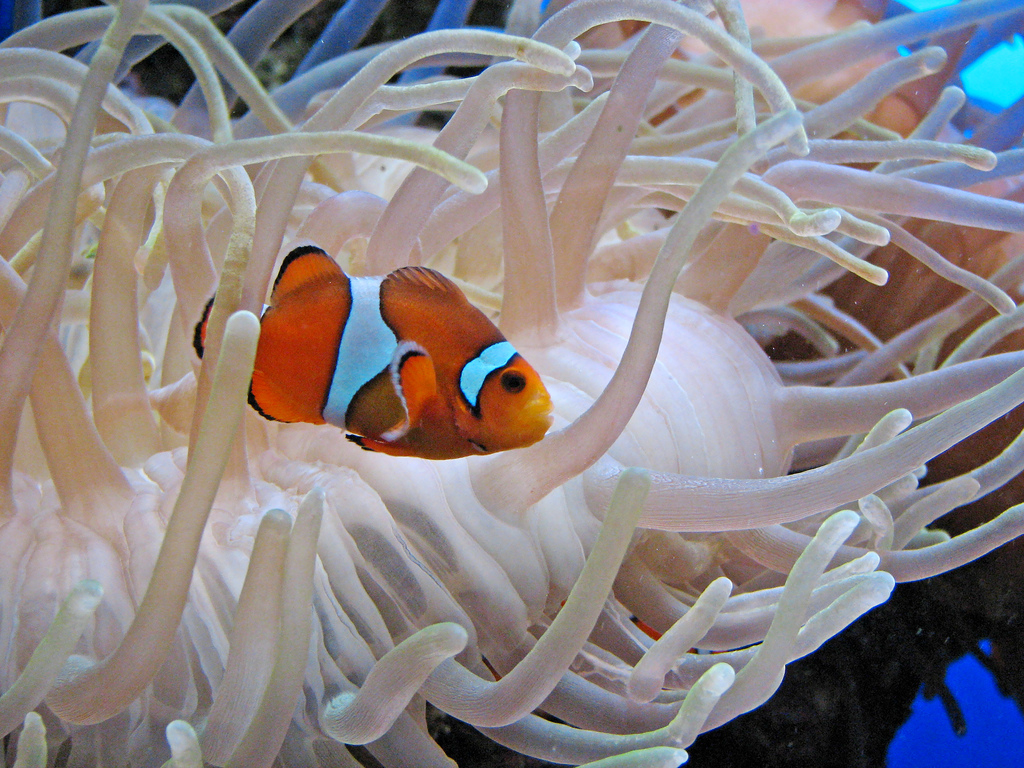
%> input picture Code/matlab/COV/fish.png, 1024 x 768 px
$ octave --eval "result = GetCOV('fish.png');"   (GNU Octave 9; MATLAB toolbox functions it lacks are replaced by stand-ins)
%> lines starting %> are read from the running program, lines starting %| are printed output that depends on the picture
### Code/matlab/COV/saliencymap.m
function salmapSmooth = saliencymap(imfile, options)
%> called with imfile = 'fish.png'

salSize   = options.size;
ratio     = options.quantile;
modeltype = options.modeltype;

% read image
disp('Reading image.');
g = double(imread(imfile));
[height, width, ch] = size(g);
%> height = 768; width = 1024; ch = 3
Img = g;

%resize the original image
if height > width
    Img = imresize(g, [salSize salSize]);
else
    Img = imresize(g, [salSize salSize]);
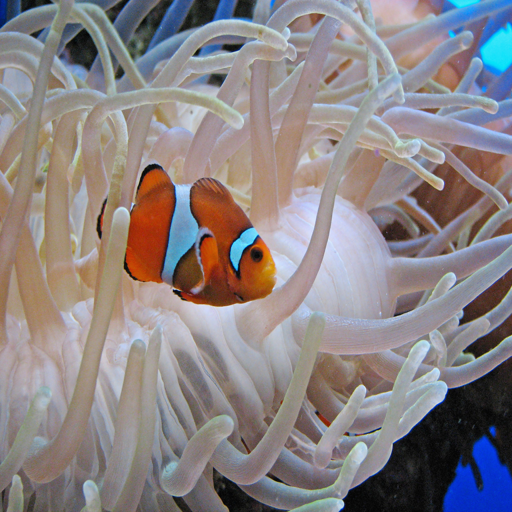
%> Img: size 512x512x3 double; mean R, G, B 138.9, 131.5, 133.7; drawn with min black and max white
end

Img = Img + 2.0*randn(size(Img));
[height, width, ch] = size(Img);
%> height = 512; width = 512

% Extract visual features
disp('Extracting image features..');
I = (Img(:,:,1)+Img(:,:,2)+Img(:,:,3))/3;
d = [-1 0 1];
Iy = imfilter(I,d,'symmetric','same','conv');
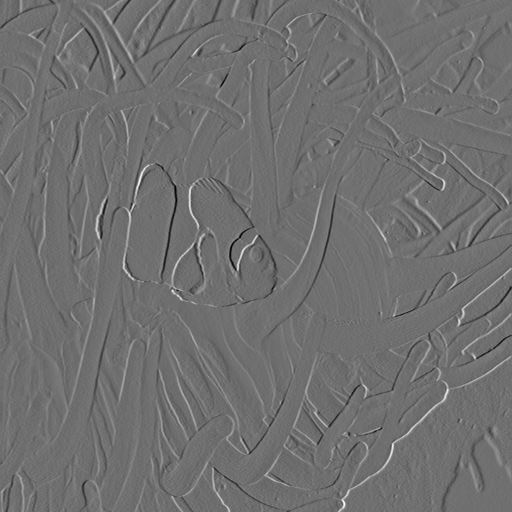
%> Iy: size 512x512 double; min -159.3, max 203.1, mean 0.1; drawn with min black and max white
Ix = imfilter(I,d','symmetric','same','conv');
[L, a, b] = RGB2Lab(Img);
[s2, s1] = meshgrid(1:width,1:height);

F = zeros(height,width,5);
F(:,:,1) = L;
F(:,:,2) = a;
F(:,:,3) = b;
F(:,:,4) = abs(Ix);
F(:,:,5) = abs(Iy);
F(:,:,6) = s1;
F(:,:,7) = s2;

% Calculate integral images for fast computation of covariance
disp('Calculating integral images...');
fiimage = integralimage(F);
fsoiimage = sointegralimage(F);

disp('Computing saliency map....');
patch_sizes = salSize * 2.^(-6:-2);
k=1;
m=3;
for ki=patch_sizes
    disp(['scale: ',num2str(k),'/5']);
    ld = [];
    for i=1:ki:height-ki+1
        for j=1:ki:width-ki+1
            x2=j;
            y2=i;
            x3=min(width,j+ki);
            y3=min(height,i+ki);

            [Cov1 M1] = iicov(fiimage, fsoiimage, [y2 x2], [y3 x3]);

            if strcmp(modeltype,'SigmaPoints')
                covC = Cov1 + 0.001*eye(size(Cov1));
                covC = 2*(size(covC,1)+0.1)*covC;
                L = chol(covC);

                li = L(:);
                for kk=1:size(covC,1)*size(covC,1)
                    li(kk) = li(kk)+M1(mod(kk-1,size(covC,1))+1);
                end
                lj = L(:);
                for kk=1:size(covC,1)*size(covC,1)
                    lj(kk) = M1(mod(kk-1,size(covC,1))+1)-lj(kk);
                end
                resRef = [M1 li' lj'];
            end

            d = [];
            for ii=max(1,i-m*ki):ki:min(height,i+m*ki)
                for jj=max(1,j-m*ki):ki:min(width,j+m*ki)
                    if ii==i && jj==j
                        continue;
                    end

                    x2=jj;
                    y2=ii;
                    x3=min(width,jj+ki);
                    y3=min(height,ii+ki);

                    [Cov2 M2] = iicov(fiimage, fsoiimage, [y2 x2], [y3 x3]);
                    if strcmp(modeltype,'CovariancesOnly')
                        d = [d; covdist(Cov1, Cov2)/(1+norm([i-ii,j-jj]))];
                    elseif strcmp(modeltype,'SigmaPoints')
                        covC = Cov2 + 0.001*eye(size(Cov2));
                        covC = 2*(size(covC,1)+0.1)*covC;
                        L = chol(covC);
                        li = L(:);
                        for kk=1:size(covC,1)*size(covC,1)
                            li(kk) = li(kk)+M2(mod(kk-1,size(covC,1))+1);
                        end
                        lj = L(:);
                        for kk=1:size(covC,1)*size(covC,1)
                            lj(kk) = M2(mod(kk-1,size(covC,1))+1)-lj(kk);
                        end
                        resRef2 = [M2 li' lj'];

                        d = [d; norm(resRef - resRef2)/(1+norm([i-ii,j-jj]))];
                    end
                end
            end
            dummy = sort(d,'ascend');
            if options.centerBias==1
                S{k}.map(floor(i/ki)+1,floor(j/ki)+1) = (1-norm([i+ki/2-(0.5*salSize),j+ki/2-(0.5*salSize)])/norm([1-(0.5*salSize),1-(0.5*salSize)]))*sum(dummy(1:floor(length(d)*ratio))/floor(length(d)*ratio));
            else
                S{k}.map(floor(i/ki)+1,floor(j/ki)+1) = sum(dummy(1:floor(length(d)*ratio))/floor(length(d)*ratio));
            end
        end
    end
    k=k+1;
end

salmap = ones(size(height,width));
k=1;
for ki=patch_sizes
    salmap = salmap .* imresize(S{k}.map,[height,width]);
    k = k+1;
end

[height, width, ch] = size(g);
salmap = imresize(salmap, [height, width] , 'bilinear');

disp('Smoothing saliency map.....');
kSize = size(g,2)*0.02;
salmapSmooth = imfilter(salmap, fspecial('gaussian', round([kSize, kSize]*4), kSize));

### Code/matlab/COV/RGB2Lab.m
function [L,a,b] = RGB2Lab(R,G,B)
%RGB2LAB Convert an image from RGB to CIELAB
%
% function [L, a, b] = RGB2Lab(R, G, B)
% function [L, a, b] = RGB2Lab(I)
% function I = RGB2Lab(...)
%
% RGB2Lab takes red, green, and blue matrices, or a single M x N x 3 image,
% and returns an image in the CIELAB color space.  RGB values can be
% either between 0 and 1 or between 0 and 255.  Values for L are in the
% range [0,100] while a and b are roughly in the range [-110,110].  The
% output is of type double.
%
% This transform is based on ITU-R Recommendation BT.709 using the D65
% white point reference. The error in transforming RGB -> Lab -> RGB is
% approximately 10^-5.
%
% See also LAB2RGB.

% By Mark Ruzon from C code by Yossi Rubner, 23 September 1997.
% Updated for MATLAB 5 28 January 1998.
% Updated for MATLAB 7 30 March 2009.

if nargin == 1
  B = double(R(:,:,3));
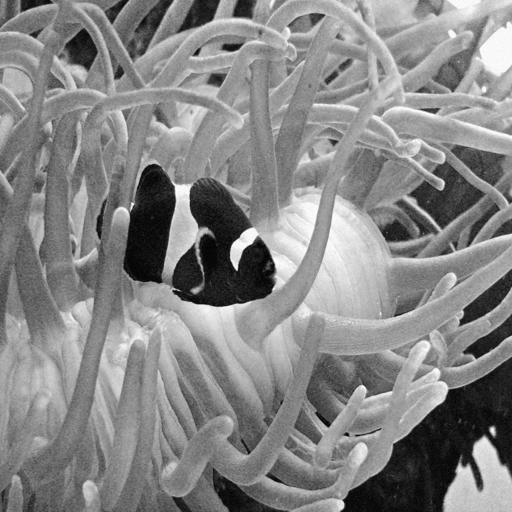
%> B: size 512x512 double; min -7.09, max 260.7, mean 133.7; drawn with min black and max white
  G = double(R(:,:,2));
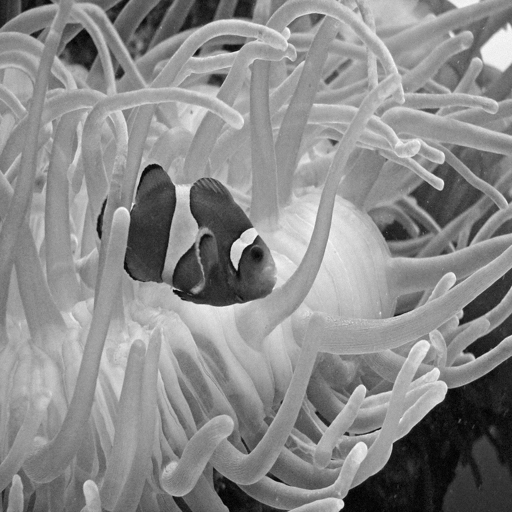
%> G: size 512x512 double; min -3.66, max 245.7, mean 131.5; drawn with min black and max white
  R = double(R(:,:,1));
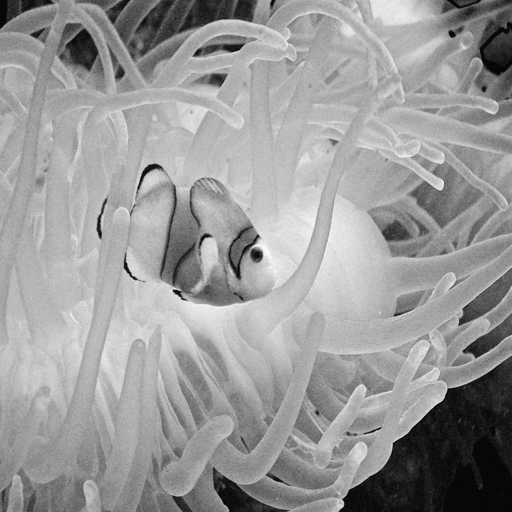
%> R: size 512x512 double; min -6.23, max 234.8, mean 138.9; drawn with min black and max white
end

if max(max(R)) > 1.0 || max(max(G)) > 1.0 || max(max(B)) > 1.0
  R = double(R) / 255;
  G = double(G) / 255;
  B = double(B) / 255;
end

% Set a threshold
T = 0.008856;

[M, N] = size(R);
%> M = 512; N = 512
s = M * N;
%> s = 262144
RGB = [reshape(R,1,s); reshape(G,1,s); reshape(B,1,s)];

% RGB to XYZ
MAT = [0.412453 0.357580 0.180423;
       0.212671 0.715160 0.072169;
       0.019334 0.119193 0.950227];
XYZ = MAT * RGB;

% Normalize for D65 white point
X = XYZ(1,:) / 0.950456;
Y = XYZ(2,:);
Z = XYZ(3,:) / 1.088754;

XT = X > T;
%> XT = 262144 logical values, 262027 true
YT = Y > T;
%> YT = 262144 logical values, 261985 true
ZT = Z > T;
%> ZT = 262144 logical values, 261956 true

Y3 = Y.^(1/3);

fX = XT .* X.^(1/3) + (~XT) .* (7.787 .* X + 16/116);
fY = YT .* Y3 + (~YT) .* (7.787 .* Y + 16/116);
fZ = ZT .* Z.^(1/3) + (~ZT) .* (7.787 .* Z + 16/116);

L = reshape(YT .* (116 * Y3 - 16.0) + (~YT) .* (903.3 * Y), M, N);
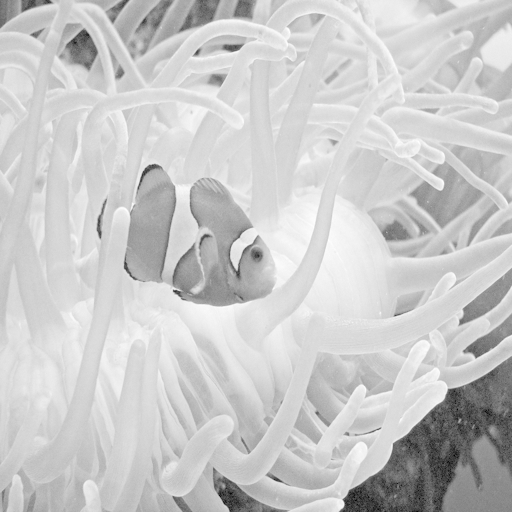
%> L: size 512x512 double; min -7.83, max 97.35, mean 75.4; drawn with min black and max white
a = reshape(500 * (fX - fY), M, N);
b = reshape(200 * (fY - fZ), M, N);
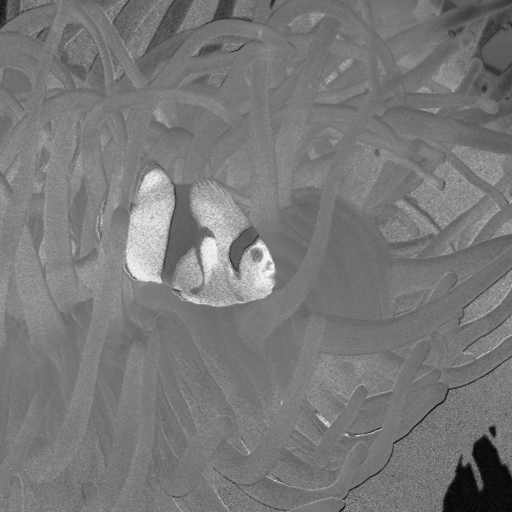
%> b: size 512x512 double; min -73.24, max 83.16, mean 1.1; drawn with min black and max white

if nargout < 2
  L = cat(3,L,a,b);
end

### Code/matlab/COV/integralimage.m
% copyright MERL, Fatih Porikli, 2005

function X = integralimage(I)

[n,m,d] = size(I);
%> n = 512; m = 512; d = 7
X = zeros(n,m,d);

for i=1:d
    X(1,1,i) = I(1,1,i);
    for y = 2 : n
        X(y,1,i) = X(y-1,1,i) + I(y,1,i);
    end;
    for x = 2 : m
        X(1,x,i) = X(1,x-1,i) + I(1,x,i);
    end;
end;

for i=1:d
    for y = 2 : n
        for x = 2 : m
            X(y,x,i) = X(y,x-1,i) + X(y-1,x,i) - X(y-1,x-1,i) + I(y,x,i);
        end;
    end;
end;


### Code/matlab/COV/GetCOV.m
function [ salMap ] = GetCOV( imageName )

    % options for saliency estiomation
    options.size = 512;                     % size of rescaled image
    options.quantile = 1/10;                % parameter specifying the most similar regions in the neighborhood
    options.centerBias = 1;                 % 1 for center bias and 0 for no center bias
    options.modeltype = 'CovariancesOnly';  % 'CovariancesOnly' and 'SigmaPoints'
                                            % to denote whether first-order statistics
                                            % will be incorporated or not

    % Visual saliency estimation with covariances only
    salMap = saliencymap(imageName, options);

    salMap = mat2gray(salMap);
end
%> (the run ends here)
